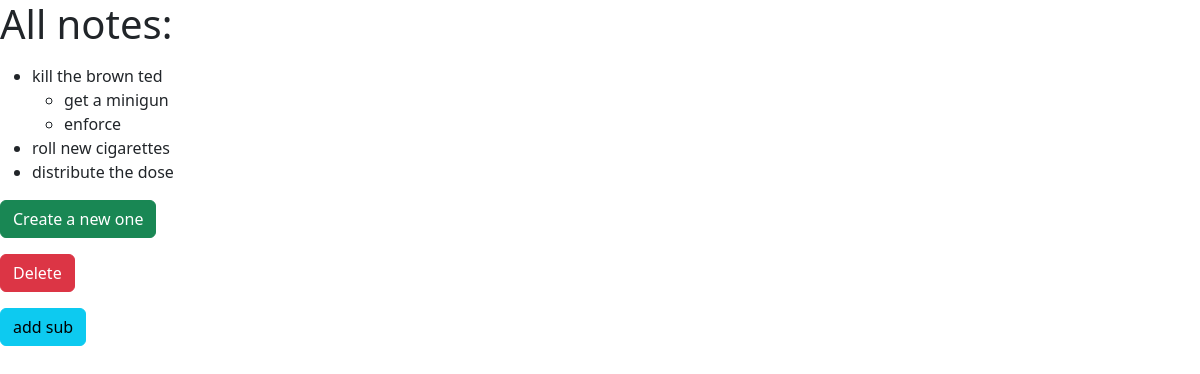
Page /notes/ on the earlier database version.
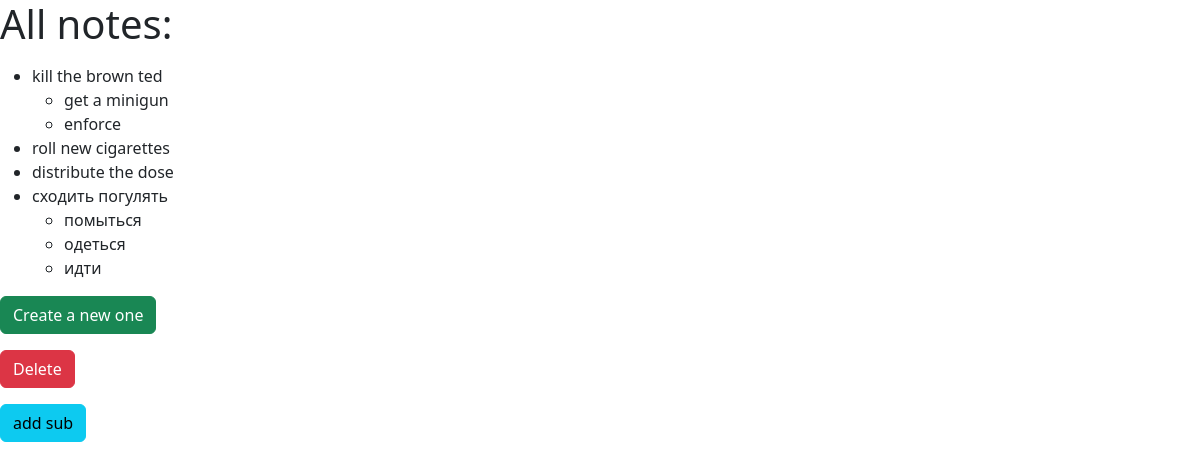
Same page on the later database version.
### notes/models.py (models this page shows)
class Note(models.Model):
    title = models.TextField()
    created_at = models.DateTimeField(auto_now_add=True)

class Subtasks(models.Model):
    title = models.TextField()
    created_at = models.DateTimeField(auto_now_add=True)
    note = models.ForeignKey('Note', on_delete=models.CASCADE)

### notes/views.py (the view)
# urls.py: path('', all_notes, name='all_notes'),
def all_notes(request: HttpRequest) -> HttpResponse:
    context = {
        'notes': Note.objects.all().prefetch_related('subtasks_set'),
    }
    return render(request, 'notes/all_notes.html', context=context)

### notes/templates/notes/all_notes.html (shortened to what this page needs)
{% extends 'notes/base.html' %}
{% block body %}
    <h1>All notes:</h1>
    <p>
    <ul>
        {% for note in notes %}
            {% if note.subtasks_set.all %}
                <li>
                    {{ note.title }}
                    <ul>
                        {% for subtask in note.subtasks_set.all %}
                            <li>{{ subtask.title }}</li>
                        {% endfor %}
                    </ul>
                </li>
            {% else %}
                <li>{{ note.title }}</li>
            {% endif %}
        {% endfor %}
    </ul>
    </p>
    <p>
    <form action="{% url 'notes:create_note' %}">
        <button type="submit" class="btn btn-success">Create a new one</button>
    </form>
    </p>
    <p>
    <form action="{% url 'notes:delete_selected' %}">
        <button type="submit" class="btn btn-danger">Delete</button>
    </form>
    </p>
    <p>
    <form action="{% url 'notes:add_subtask' %}">
        <button type="submit" class="btn btn-info">add sub</button>
    </form>
    </p>
{% endblock %}

### notes/templates/notes/base.html (shortened to what this page needs)
<!DOCTYPE html>
<html lang="en">
<head>
    <link href="https://cdn.jsdelivr.net/npm/bootstrap@5.3.3/dist/css/bootstrap.min.css" rel="stylesheet"
>
</head>
<body>
{% block body %}{% endblock %}
</body>
</html>

Differences in the rows shown:
added Note: title "сходить погулять"
added Subtasks: title "помыться", shown under "сходить погулять"
added Subtasks: title "одеться", shown under "сходить погулять"
added Subtasks: title "идти", shown under "сходить погулять"
